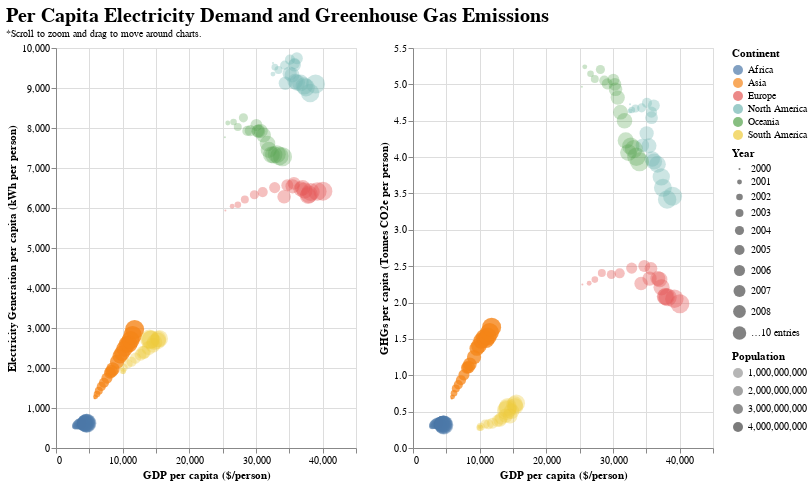

Source (notebook cell):
### Code cell
# Create GDP vs Generation chart
gdp_gen = alt.Chart(gdp).mark_circle().encode(
    x='GDP per capita ($/person):Q',
    y='Electricity Generation per capita (kWh per person):Q',
    color='Continent:N',
    opacity='Population:Q',
    size=alt.Size('Year:O', legend=alt.Legend(symbolLimit=10)),
).properties(
    height=400,
    width=300
).interactive()

# Create GDP vs GHGs chart
gdp_ghg = gdp_gen.encode(
    y='GHGs per capita (Tonnes CO2e per person):Q'
)

# Create Per Capatia Demand / GHGs visualization 
alt.hconcat(gdp_gen, gdp_ghg).properties(
    title=alt.TitleParams(
        text='Per Capita Electricity Demand and Greenhouse Gas Emissions',
        fontSize=20,
        subtitle='*Scroll to zoom and drag to move around charts.',
        subtitleFontSize=10)
)
